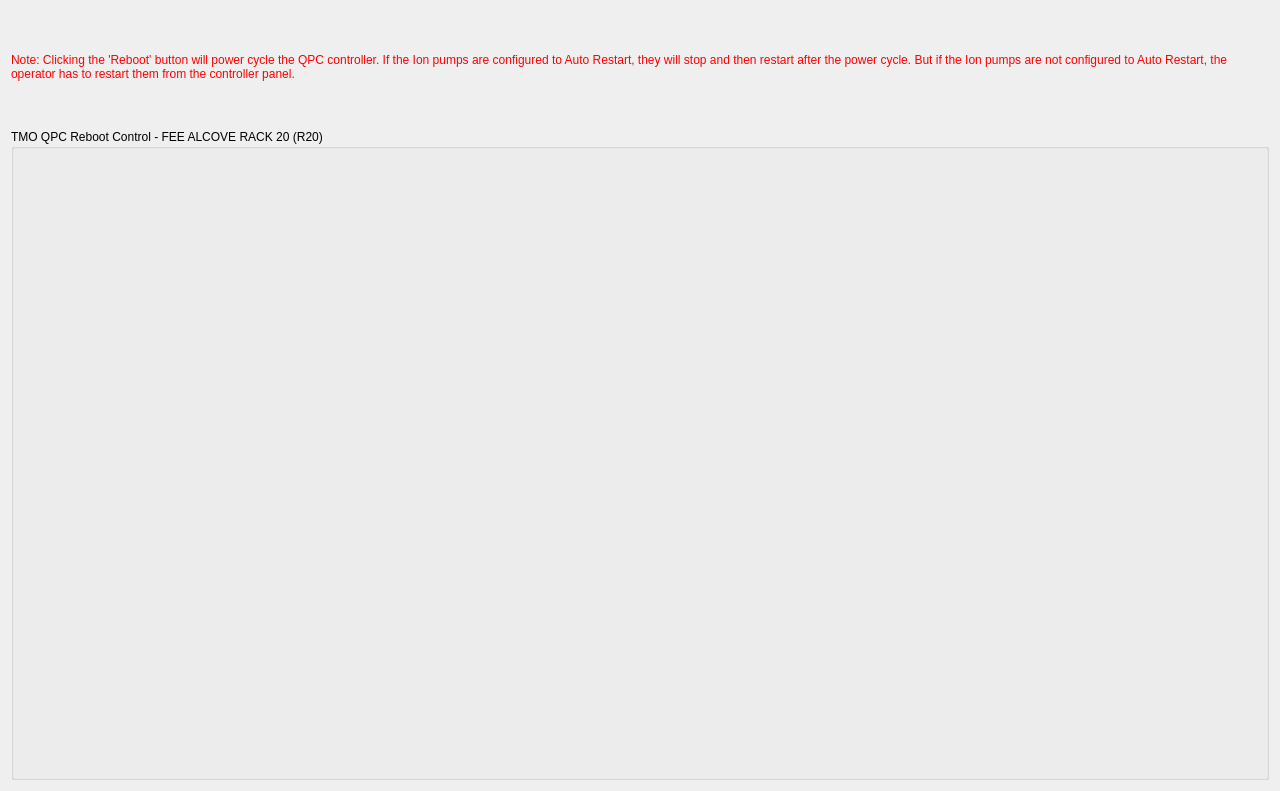
<?xml version="1.0" encoding="UTF-8"?>
<ui version="4.0">
 <class>Form</class>
 <widget class="QWidget" name="Form">
  <property name="geometry">
   <rect>
    <x>0</x>
    <y>0</y>
    <width>1280</width>
    <height>791</height>
   </rect>
  </property>
  <property name="windowTitle">
   <string>TMO QPC Reboot Control</string>
  </property>
  <layout class="QGridLayout" name="gridLayout">
   <item row="1" column="0">
    <widget class="QGroupBox" name="groupBox_3">
     <property name="title">
      <string>TMO QPC Reboot Control - FEE ALCOVE RACK 20 (R20)</string>
     </property>
     <layout class="QGridLayout" name="gridLayout_4">
      <item row="0" column="0">
       <widget class="PyDMEmbeddedDisplay" name="PyDMEmbeddedDisplay">
        <property name="toolTip">
         <string/>
        </property>
        <property name="macros" stdset="0">
         <string>{&quot;QPC_ID&quot;: &quot;B940-009-R20-PCI-01&quot;, &quot;CH1&quot;: &quot;MR1K4-PIP-01&quot;, &quot;CH2&quot;: &quot;ST1K4-PIP-01&quot;, &quot;CH3&quot;: &quot;ST2K4-PIP-01&quot;, &quot;CH4&quot;: &quot;ST3K4-PIP-01&quot;, &quot;PWR&quot;: &quot;FEE:PWR:R20:01:Outlet:5&quot;}</string>
        </property>
        <property name="filename" stdset="0">
         <string>./qpc</string>
        </property>
        <property name="loadWhenShown" stdset="0">
         <bool>true</bool>
        </property>
        <property name="disconnectWhenHidden" stdset="0">
         <bool>true</bool>
        </property>
       </widget>
      </item>
      <item row="0" column="1">
       <widget class="PyDMEmbeddedDisplay" name="PyDMEmbeddedDisplay_8">
        <property name="toolTip">
         <string/>
        </property>
        <property name="macros" stdset="0">
         <string>{&quot;QPC_ID&quot;: &quot;B940-009-R20-PCI-02&quot;, &quot;CH1&quot;: &quot;PC4K4-PIP-01&quot;, &quot;CH2&quot;: &quot;MR2K4-PIP-01&quot;, &quot;CH3&quot;: &quot;TV1K4-PIP-01&quot;, &quot;CH4&quot;: &quot;MR4K4-PIP-01&quot;, &quot;PWR&quot;: &quot;FEE:PWR:R20:01:Outlet:8&quot;}</string>
        </property>
        <property name="filename" stdset="0">
         <string>./qpc.ui</string>
        </property>
        <property name="loadWhenShown" stdset="0">
         <bool>true</bool>
        </property>
        <property name="disconnectWhenHidden" stdset="0">
         <bool>true</bool>
        </property>
       </widget>
      </item>
     </layout>
    </widget>
   </item>
   <item row="0" column="0">
    <widget class="QLabel" name="label">
     <property name="sizePolicy">
      <sizepolicy hsizetype="Preferred" vsizetype="Fixed">
       <horstretch>0</horstretch>
       <verstretch>0</verstretch>
      </sizepolicy>
     </property>
     <property name="text">
      <string>&lt;html&gt;&lt;head/&gt;&lt;body&gt;&lt;p&gt;&lt;span style=&quot; color:#ff0000;&quot;&gt;Note: Clicking the 'Reboot' button will power cycle the QPC controller. If the Ion pumps are configured to Auto Restart, they will stop and then restart after the power cycle. But if the Ion pumps are not configured to Auto Restart, the operator has to restart them from the controller panel. &lt;/span&gt;&lt;/p&gt;&lt;/body&gt;&lt;/html&gt;</string>
     </property>
     <property name="scaledContents">
      <bool>false</bool>
     </property>
     <property name="wordWrap">
      <bool>true</bool>
     </property>
    </widget>
   </item>
  </layout>
 </widget>
 <customwidgets>
  <customwidget>
   <class>PyDMEmbeddedDisplay</class>
   <extends>QFrame</extends>
   <header>pydm.widgets.embedded_display</header>
  </customwidget>
 </customwidgets>
 <resources/>
 <connections/>
</ui>
